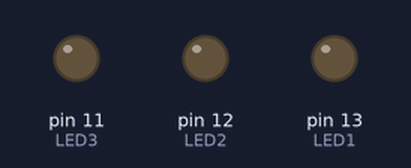
The sketch below on a simulated Arduino Uno, built with avr-gcc and run on an emulated ATmega328P. Parts: output pins drawn as LEDs (lit = HIGH).

Above: at 0.12 s.
At 0.87 s:
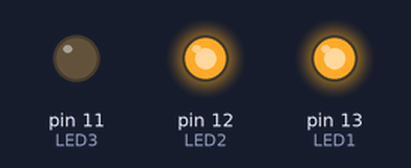
At 1.37 s:
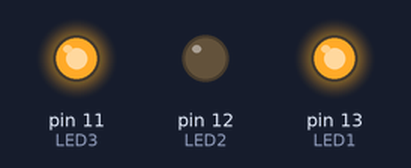
At 1.87 s:
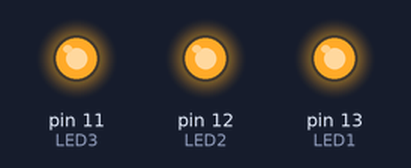
At 3.12 s:
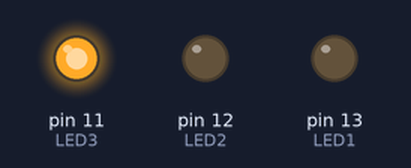
At 4.37 s:
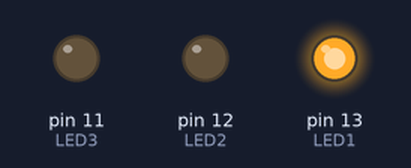
Timing chart, 0 to 4.7 s (numbered marks = the images above):
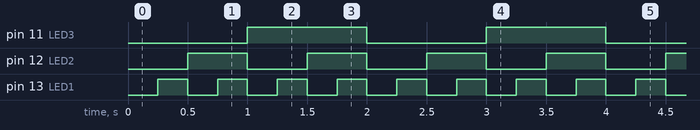

The sketch:

Controlling_3_LEDs.ino
```cpp
#include <TimerOne.h> // TimeOne라이브러리 사용

int led1_count = 0;
int led2_count = 0;
int led3_count = 0;


void setup(){
  pinMode(13, OUTPUT);
  pinMode(12, OUTPUT);
  pinMode(11, OUTPUT);

  Timer1.initialize(10000); //1000000μs = 1s, 10000us = 0.01s, 1000us = 1ms
  Timer1.attachInterrupt(timerIsr);
}

void loop(){
    //0.25s마다 LED1함수 호출
    if(led1_count == 25){
      LED1(); //LED1 호출
      led1_count = 0; //led1_count를 초기화하여 반복 구문 형성
    }
    //0.5s마다 LED1함수 호출
    if(led2_count == 50){
      LED2(); //LED2 호출
      led2_count = 0; //led2_count를 초기화하여 반복 구문 형성
    }
    //1s마다 LED1함수 호출
    if(led3_count == 100){
      LED3(); //LED3 호출
      led3_count = 0; //led3_count를 초기화하여 반복 구문 형성
    }
}

//------------인터럽트를 위한 카운터 호출 함수----------------------
void timerIsr(){
  led1_count += 1; //0.01s 마다 1씩 증가
  led2_count += 1; //0.01s 마다 1씩 증가
  led3_count += 1; //0.01s 마다 1씩 증가
}

void LED1(){
  digitalWrite(13, digitalRead(13)^1);
}

void LED2(){
  digitalWrite(12, digitalRead(12)^1);
}

void LED3(){
  digitalWrite(11, digitalRead(11)^1);
}
```

Measured:
- by itself, pin 11 (LED3): alternates HIGH for 1.0 s and LOW for 1.0 s
- by itself, pin 12 (LED2): alternates HIGH for 0.50 s and LOW for 0.50 s
- by itself, pin 13 (LED1): alternates HIGH for 0.25 s and LOW for 0.25 s
